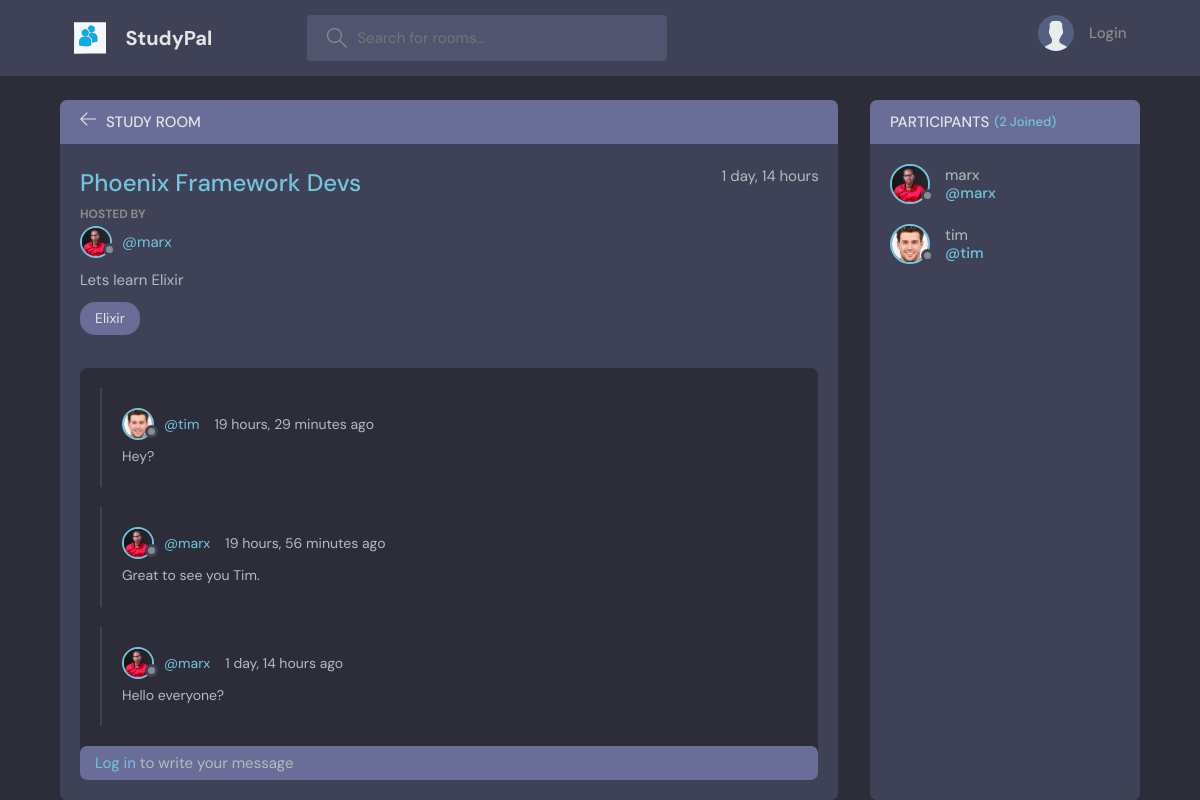
Page /room/3/ on the committed database.
### base/models.py (models this page shows, shortened)
class Room(models.Model):
    host = models.ForeignKey(User, on_delete=models.SET_NULL, null=True)
    topic = models.ForeignKey(Topic, on_delete=models.SET_NULL, null=True)
    name = models.CharField(max_length=200)
    description = models.TextField(null = True, blank = True)
    participants = models.ManyToManyField(User, related_name='participants', blank=True)
    updated = models.DateTimeField(auto_now=True)
    created = models.DateTimeField(auto_now_add=True)
    class Meta:
        ordering = ['-updated', '-created']

class User(AbstractUser):
    name = models.CharField(max_length=200, null=True)
    email = models.EmailField(unique=True, null=True)
    bio = models.TextField(null=True)
    avatar = models.ImageField(null=True, default="avatar.svg")
    USERNAME_FIELD = 'email'
    REQUIRED_FIELDS = []

class Topic(models.Model):
    name = models.CharField(max_length=200)
    def __str__(self):
        return self.name

class Message(models.Model):
    user = models.ForeignKey(User, on_delete=models.CASCADE)
    room = models.ForeignKey(Room, on_delete=models.CASCADE)
    body = models.TextField()
    updated = models.DateTimeField(auto_now=True)
    created = models.DateTimeField(auto_now_add=True)
    class Meta:
        ordering = ['-updated', '-created'] #ordering new messages by the newest

### base/views.py (the view, shortened to what this page needs)
# urls.py: path('room/<str:pk>/', views.room, name='room'),
def room(request, pk): #pk-primary key
    room = Room.objects.get(id=pk)
    room_messages = room.message_set.all() #Give me the set of messages related to this room
    participants = room.participants.all()
    context = {'room': room, 'room_messages': room_messages, 'participants': participants}
    return render(request, 'base/room.html', context)

### base/templates/base/room.html (shortened to what this page needs)
{% extends 'main.html' %}
{% block content %}
    <main class="profile-page layout layout--2">
      <div class="container">
        <div class="room">
          <div class="room__top">
            <div class="room__topLeft">
              <a href="{% url 'home' %}">
                <svg version="1.1" xmlns="http://www.w3.org/2000/svg" width="32" height="32" viewBox="0 0 32 32">
                  <title>arrow-left</title>
                  <path
                    d="M13.723 2.286l-13.723 13.714 13.719 13.714 1.616-1.611-10.96-10.96h27.625v-2.286h-27.625l10.965-10.965-1.616-1.607z"
                  ></path>
                </svg>
              </a>
              <h3>Study Room</h3>
            </div>
          </div>
          <div class="room__box scroll">
            <div class="room__header scroll">
              <div class="room__info">
                <h3>{{room.name}}</h3>
                <span>{{room.created|timesince}}</span>
              </div>
              <div class="room__hosted">
                <p>Hosted By</p>
                <a href="{% url 'user-profile' room.host.id %}" class="room__author">
                  <div class="avatar avatar--small">
                    <img src="{{room.host.avatar.url}}" />
                  </div>
                  <span>@{{room.host.username}}</span>
                </a>
              </div>
              <div class="room__details">
                {{room.description}}
              </div>
              <span class="room__topics">{{room.topic}}</span>
            </div>
            <div class="room__conversation">
              <div class="threads scroll">
                {% for message in room_messages %}
                <div class="thread">
                  <div class="thread__top">
                    <div class="thread__author">
                      <a href="{% url 'user-profile' message.user.id %}" class="thread__authorInfo">
                        <div class="avatar avatar--small">
                          <img src="{{message.user.avatar.url}}" />
                        </div>
                        <span>@{{message.user.username}}</span>
                      </a>
                      <span class="thread__date">{{message.created|timesince}} ago</span>
                    </div>
                  </div>
                  <div class="thread__details">
                    {{message.body}}
                  </div>
                </div>
                {% endfor %}
              </div>
            </div>
          </div>
          <div class="room__message">
            {% if request.user.is_authenticated %}
            <form action="" method="POST">
              {% csrf_token %}
              <input name="body" placeholder="Write your message here..." /></form>
              {% else %}
              <p class="room__login__message"> <a href="{% url 'login' %}">Log in </a> to write your message </p>
        {% endif %}
          </div>
        </div>
        <div class="participants">
          <h3 class="participants__top">Participants <span>({{participants.count}} Joined)</span></h3>
          <div class="participants__list scroll">
            {% for user in participants %}
            <a href="{% url 'user-profile' user.id %}" class="participant">
              <div class="avatar avatar--medium">
                <img src="{{user.avatar.url}}" />
              </div>
              <p>
                {{user.username}}
                <span>@{{user.username}}</span>
              </p>
            </a>
            {% endfor %}
          </div>
        </div>
      </div>
    </main>
  {% endblock content %}

### rows in the picture
Room: name "Phoenix Framework Devs", created "1 day, 14 hours", host.avatar (picture), host.username "marx", description "Lets learn Elixir", topic "Elixir"
Message: user.avatar (picture), user.username "tim", created "19 hours, 29 minutes", body "Hey?"
Message: user.avatar (picture), user.username "marx", created "19 hours, 56 minutes", body "Great to see you Tim."
Message: user.avatar (picture), user.username "marx", created "1 day, 14 hours", body "Hello everyone?"
User: avatar (picture), username "marx"
User: avatar (picture), username "tim"

### other values in the picture
{{ participants.count }} "2"
